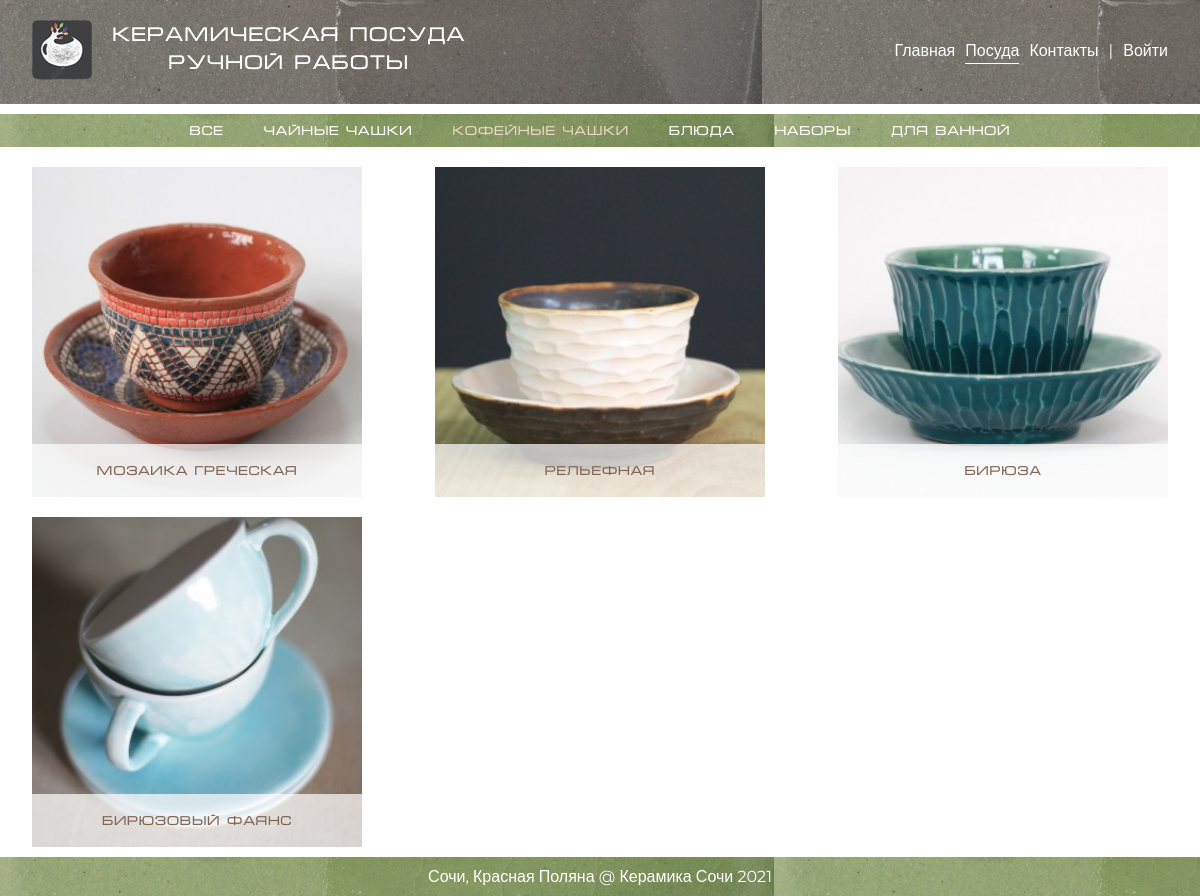
/products/category_2/, run on the app's committed database.
### mainapp/models.py (models this page shows, shortened)
class ProductCategory(models.Model):
    name = models.CharField(verbose_name='имя категории', max_length=64)
    description = models.TextField(verbose_name='описание категории', blank=True)
    is_active = models.BooleanField(verbose_name='активная', default=1)
    @property
    def url(self):
        return reverse('mainapp:products:category', kwargs={'pk': self.id})

class Product(models.Model):
    category = models.ForeignKey(ProductCategory, on_delete=models.CASCADE, verbose_name='категория')
    name = models.CharField(verbose_name='имя продукта', max_length=128)
    description = models.TextField(verbose_name='описание продукта', blank=True)
    price = models.DecimalField(verbose_name='цена продукта', max_digits=8, decimal_places=2, default=0)
    quantity = models.PositiveSmallIntegerField(verbose_name='количество', default=1)
    image = models.ImageField(upload_to='products_images', blank=True)
    is_active = models.BooleanField(verbose_name='активная', default=1)
    @property
    def url(self):
        return reverse('mainapp:products:product', kwargs={'pk': self.id})
    @property
    def image_or_default(self):
        return self.image.url if self.image else static('img/default.png')

### mainapp/views.py (the view)
# urls.py: path('products/', adminapp.products, name='products'),
def products(request, pk):
    categories = ProductCategory.objects.filter(is_active=True).order_by('pk')
    if pk:
        category = get_object_or_404(ProductCategory, id=pk)
        products = category.product_set.filter(is_active=True).order_by('pk')
    else:
        products = Product.objects.filter(is_active=True).order_by('-pk').all()
    products_paginator = pagination(request, products)
    context = {
        'page_title': 'посуда',
        'categories': categories,
        'products': products_paginator,
        'category_id': pk,
        'hot_product': None,
        'main_path': main_path(request),
        'basket': get_basket(request)
    }
    return render(request, 'mainapp/products.html', context)

### mainapp/views.py (called while the page is built)
def pagination(request, objects):
    paginator = Paginator(objects, 6)
    page = request.GET['page'] if 'page' in request.GET else 1
    try:
        objects_paginator = paginator.page(page)
    except PageNotAnInteger:
        objects_paginator = paginator.page(1)
    except EmptyPage:
        objects_paginator = paginator.page(paginator.num_pages)
    return objects_paginator

def get_basket(request):
    return request.user.is_authenticated and request.user.basket.all() or []

def main_path(request):
    return ':'.join(request.resolver_match.namespaces) + ':' + request.resolver_match.url_name

### mainapp/templates/mainapp/products.html (shortened to what this page needs)
{% extends 'mainapp/base.html' %}
{% load static %}
{% block products_menu %}
    {% include 'mainapp/includes/inc__categories_menu.html' %}
{% endblock %}
{% block content %}
    <div class="products-container">
        {% for product in products %}
            <div class="item-container pointer" style="background-image: url('{{ product.image_or_default }}')"
                 onclick="document.location='{{ product.url }}'">
                <div class="title">
                    {{ product.name }}
                </div>
            </div>
        {% endfor %}
    </div>
{% endblock %}

### mainapp/templates/mainapp/includes/inc__categories_menu.html
    <div class="products-menu">
        <div class="inner-container">
            <div class="item {% if category_id == 0 %}active{% endif %}" onclick="document.location='{% url 'mainapp:products:category' 0 %}'">Все</div>
            {% for category in categories %}
                <div class="item {% if category_id == category.id  %}active{% endif %}" onclick="document.location='{{ category.url }}'">{{ category.name }}</div>
            {% endfor %}
        </div>
    </div>

### static/style.css (style rules this page uses)
html, body { height: 100%; }
html { overflow-y: scroll; }
* { margin: 0; padding: 0; box-sizing: border-box; font-family: 'Montserrat', sans-serif; font-size: 16px; }
.inner-container { width: 1080px; max-width: 100%; margin: 0 auto; }
@media (max-width: 1200px) { .inner-container { width: calc(100% - 64px); } }
.products-menu { padding: 10px 0; background-image: url("/static/img/bg_green.jpg"); margin-top: 10px; }
.products-menu .inner-container { display: flex; justify-content: center; }
.products-menu .item { font-family: 'micra', sans-serif; color: white; font-size: 13px; margin: 0 20px; cursor: pointer; transition: .3s; }
.products-menu .item.active, .products-menu .item.active .item:hover { color: #e8d5c6; }
.products-container, .contacts-container { display: flex; justify-content: space-between; flex-wrap: wrap; margin-top: 10px; }
.products-container .item-container, .contacts-container .item-container { width: 330px; margin-top: 10px; margin-bottom: 10px; background-repeat: no-repeat; background-size: cover; background-position: center; display: flex; flex-direction: column; }
.products-container .item-container { justify-content: flex-end; height: 330px; }
.products-container .item-container .title { font-family: 'micra', sans-serif; text-align: center; background: rgba(255, 255, 255, .7); padding: 20px 5px; color: #826756; font-size: 13px; }
.pointer { cursor: pointer; }

### data on the page
ProductCategory: name "Чайные чашки"
ProductCategory: name "Кофейные чашки"
ProductCategory: name "Блюда"
ProductCategory: name "Наборы"
ProductCategory: name "Для ванной"
Product: image_or_default (picture), name "мозаика греческая"
Product: image_or_default (picture), name "рельефная"
Product: image_or_default (picture), name "бирюза"
Product: image_or_default (picture), name "Бирюзовый фаянс"
